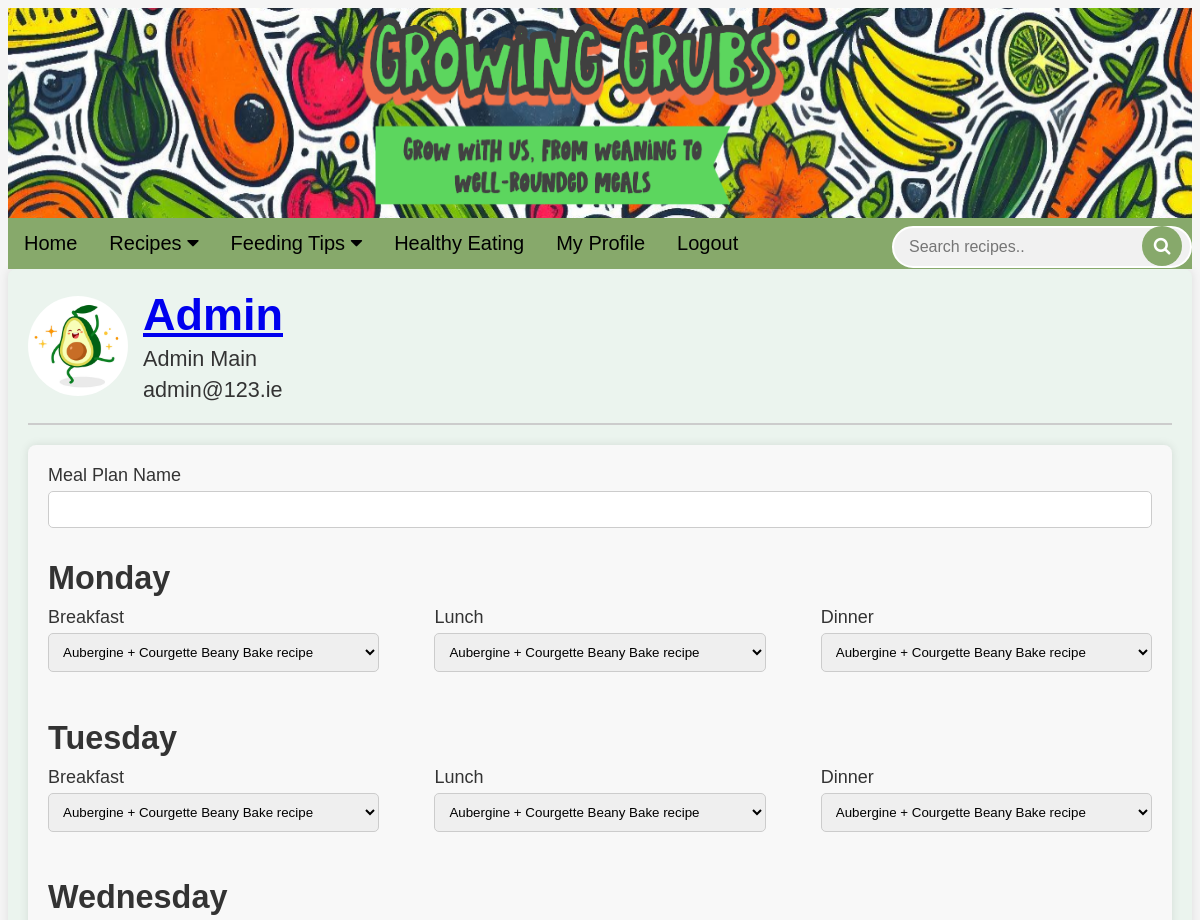
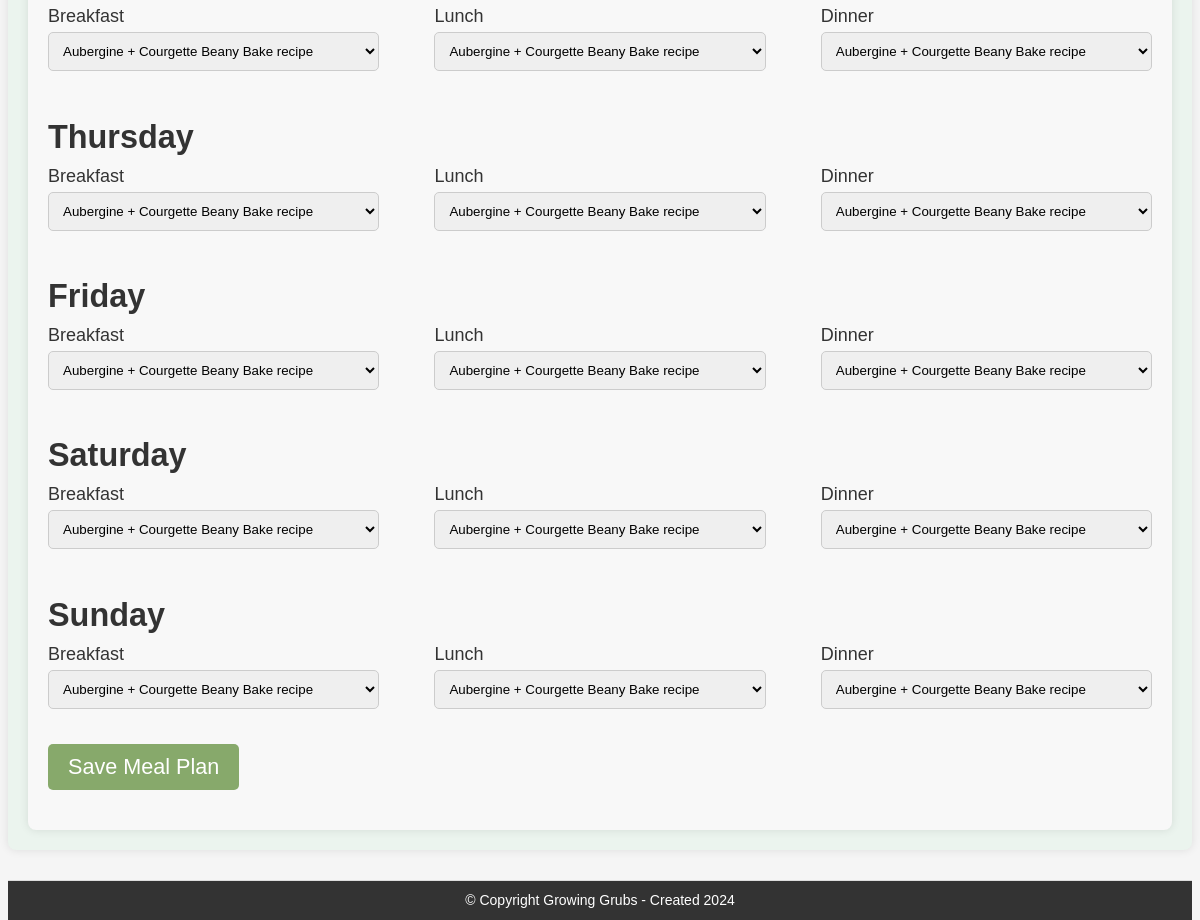
Screenshot of /meal-planner (signed in) with the database file from the repository (2 pictures, top to bottom).
### mod/models.py (models this page shows, shortened)
class Users(UserMixin, db.Model):
    __tablename__ = 'users'
    id = db.Column(db.Integer, primary_key=True, autoincrement=True)
    profile_image = db.Column(db.String(100), nullable=True)
    username = db.Column(db.String(100), unique=True, nullable=False)
    first_name = db.Column(db.String(100), nullable=False)
    last_name = db.Column(db.String(100), nullable=False)
    email = db.Column(db.String(100), nullable=False)
    password = db.Column(db.String(100), nullable=False)
    favourites = db.relationship('Favourites', secondary=user_favourites, backref=db.backref('users', lazy='dynamic'))

### mod/app.py (the view, shortened to what this page needs)
@other_routes.route('/meal-planner', methods=['GET', 'POST'])
@login_required
def meal_planner():
    form = MealPlanForm()
    favourites = [(favourite.recipe_id, favourite.recipe.title) for favourite in current_user.favourites]
    for day_form in [form.monday, form.tuesday, form.wednesday, form.thursday, form.friday, form.saturday, form.sunday]:
        day_form.breakfast.choices = favourites
        day_form.lunch.choices = favourites
        day_form.dinner.choices = favourites
    return render_template('meal_planner.html', form=form, user=current_user)

### mod/user_manager.py
class MealPlanForm(FlaskForm):
    name = StringField('Meal Plan Name', validators=[DataRequired()])
    monday = FormField(DayMealForm)
    tuesday = FormField(DayMealForm)
    wednesday = FormField(DayMealForm)
    thursday = FormField(DayMealForm)
    friday = FormField(DayMealForm)
    saturday = FormField(DayMealForm)
    sunday = FormField(DayMealForm)
    submit = SubmitField('Create Meal Plan')

class DayMealForm(FlaskForm):
    breakfast = SelectField('Breakfast', coerce=int)
    lunch = SelectField('Lunch', coerce=int)
    dinner = SelectField('Dinner', coerce=int)

### mod/user_manager.py (called while the page is built)
@login_manager.user_loader
def load_user(user_id):
    from mod.models import Users  # Local import to avoid circular dependency
    return Users.query.get(int(user_id))  # Retrieve user from the database using user_id

### templates/meal_planner.html (shortened to what this page needs)
<!DOCTYPE html>
<html lang="en">
<head>
    <link rel="stylesheet" type="text/css" href="{{ url_for('other_routes.static', filename='css/homepage/main.css') }}">
    <link rel="stylesheet" type="text/css" href="{{ url_for('other_routes.static', filename='css/homepage/header.css') }}">
    <link rel="stylesheet" type="text/css" href="{{ url_for('other_routes.static', filename='css/homepage/footer.css') }}">
    <link rel="stylesheet" type="text/css" href="{{ url_for('other_routes.static', filename='css/homepage/navbar.css') }}">
    <link rel="stylesheet" href="https://cdnjs.cloudflare.com/ajax/libs/font-awesome/4.7.0/css/font-awesome.min.css">
    <link rel="stylesheet" type="text/css" href="{{ url_for('other_routes.static', filename='css/meal_planner.css') }}">
</head>
<body class="meal-planner-page">
    <header class="header">
        <img class="header-image" src="static/images/growinggrubs_header_3.png" alt="header-image">
    </header>
    <nav class="navbar">
        {% include 'navbar.html' %}
    </nav>
    <main class="container">
        <div class="profile-section">
            <div class="profile-header">
                <div class="profile-image">
                    <img src="{{ url_for('static', filename='images/profiles/' + (user.profile_image if user.profile_image else 'default.jpg')) }}" alt="Profile Image">
                </div>
                <div class="profile-info">
                    <h1> <a href="{{ url_for('other_routes.profile') }}">{{ user.username }}</a> </h1>
                    <p>{{ user.first_name }} {{ user.last_name }}</p>
                    <p>{{ user.email }}</p>
                </div>
            </div>
        </div>
        <div class="meal-plan-container">
            <form method="POST" action="{{ url_for('other_routes.meal_planner') }}">
                <div class="form-group">
                    {{ form.name.label }} {{ form.name() }}
                </div>
                {% for day_form, day_name in [(form.monday, 'Monday'), (form.tuesday, 'Tuesday'), (form.wednesday, 'Wednesday'),
                                              (form.thursday, 'Thursday'), (form.friday, 'Friday'), (form.saturday, 'Saturday'),
                                              (form.sunday, 'Sunday')] %}
                <div class="day-section">
                    <h3>{{ day_name }}</h3>
                    <div class="meal-types">
                        <div class="form-group">
                            {{ day_form.breakfast.label }} {{ day_form.breakfast() }}
                        </div>
                        <div class="form-group">
                            {{ day_form.lunch.label }} {{ day_form.lunch() }}
                        </div>
                        <div class="form-group">
                            {{ day_form.dinner.label }} {{ day_form.dinner() }}
                        </div>
                    </div>
                </div>
                {% endfor %}
                <button type="submit" class="action-button">Save Meal Plan</button>
            </form>
        </div>
    </main>
    <footer class="footer">
        <p class="footer_text">&#169 Copyright Growing Grubs - Created 2024</p>
    </footer>
</body>
</html>

### static/css/homepage/main.css (style rules this page uses)
html { font-size: calc(15px + 0.390625vw); margin: 0; padding: 0; height: 100%; font-family: Arial, sans-serif; background-color: #f5f5f5; color: #333; }
* { box-sizing: border-box; }

### static/css/homepage/header.css (style rules this page uses)
.header { padding: 0px; position: relative; text-align: center; color: #333; overflow-x: visible; margin: 0 auto; padding-top: 0; width: 100%; }
.header-image { background-size: cover; background-position: center; height: 210px; width: 100%; display: block; }

### static/css/homepage/footer.css (style rules this page uses)
.footer { position: relative; left:0px; bottom:0px; height:40px; width:100%; display: flex; justify-content: center; align-items: center; background:#87a96b; color: black; text-align: center; border-top: 1px solid #ddd; padding: 20px; margin-top: auto; }
.footer_text { font-size: 14px; margin: 0; }

### static/css/homepage/navbar.css (style rules this page uses)
.navbar, .navbar-logout { display: flex; background-color: #87a96b; overflow: visible; position: sticky; top: 0; width: 100%; z-index: 1000; }

### static/css/meal_planner.css (style rules this page uses)
.container { max-width: 1200px; margin: 0 auto; padding: 20px; background: #ebf4ee; border-radius: 8px; box-shadow: 0 0 10px rgba(0, 0, 0, 0.1); font-size: 18px; }
.profile-section { margin-bottom: 20px; }
.profile-header { display: flex; align-items: center; border-bottom: 2px solid #ccc; padding-bottom: 15px; }
.profile-image img { border-radius: 50%; width: 100px; height: 100px; margin-right: 15px; }
.profile-info h1 { margin: 0; font-size: 2.5em; color: #333; }
.profile-info p { font-size: 1.2em; margin: 5px 0; }
.meal-plan-container { background: #f8f8f8; padding: 20px; border-radius: 8px; box-shadow: 0 0 10px rgba(0, 0, 0, 0.1); }
h3 { font-size: 1.8em; margin-bottom: 10px; }
.form-group { margin-bottom: 15px; }
.form-group label { display: block; margin-bottom: 5px; }
.form-group input, .form-group select { width: 100%; padding: 10px; border: 1px solid #ccc; border-radius: 5px; }
.day-section { margin-bottom: 20px; }
.meal-types { display: flex; justify-content: space-between; margin-bottom: 20px; }
.meal-types .form-group { width: 30%; }
.action-button { display: block; margin: 20px 0; padding: 10px 20px; background-color: #87a96b; color: white; border: none; border-radius: 5px; cursor: pointer; font-size: 1.2em; }
.footer { text-align: center; padding: 10px 0; background: #333; color: white; margin-top: 30px; }

### rows the page displays
Users: profile_image (picture), username "Admin", first_name "Admin", last_name "Main", email "admin@123.ie"

### other values shown
{{ day_name }} "Monday" "Tuesday" "Wednesday" "Thursday" "Friday" "Saturday" "Sunday"
{{ day_form.breakfast.label }} "Breakfast" "Breakfast" "Breakfast" "Breakfast" "Breakfast" "Breakfast" "Breakfast"
{{ day_form.lunch.label }} "Lunch" "Lunch" "Lunch" "Lunch" "Lunch" "Lunch" "Lunch"
{{ day_form.dinner.label }} "Dinner" "Dinner" "Dinner" "Dinner" "Dinner" "Dinner" "Dinner"
